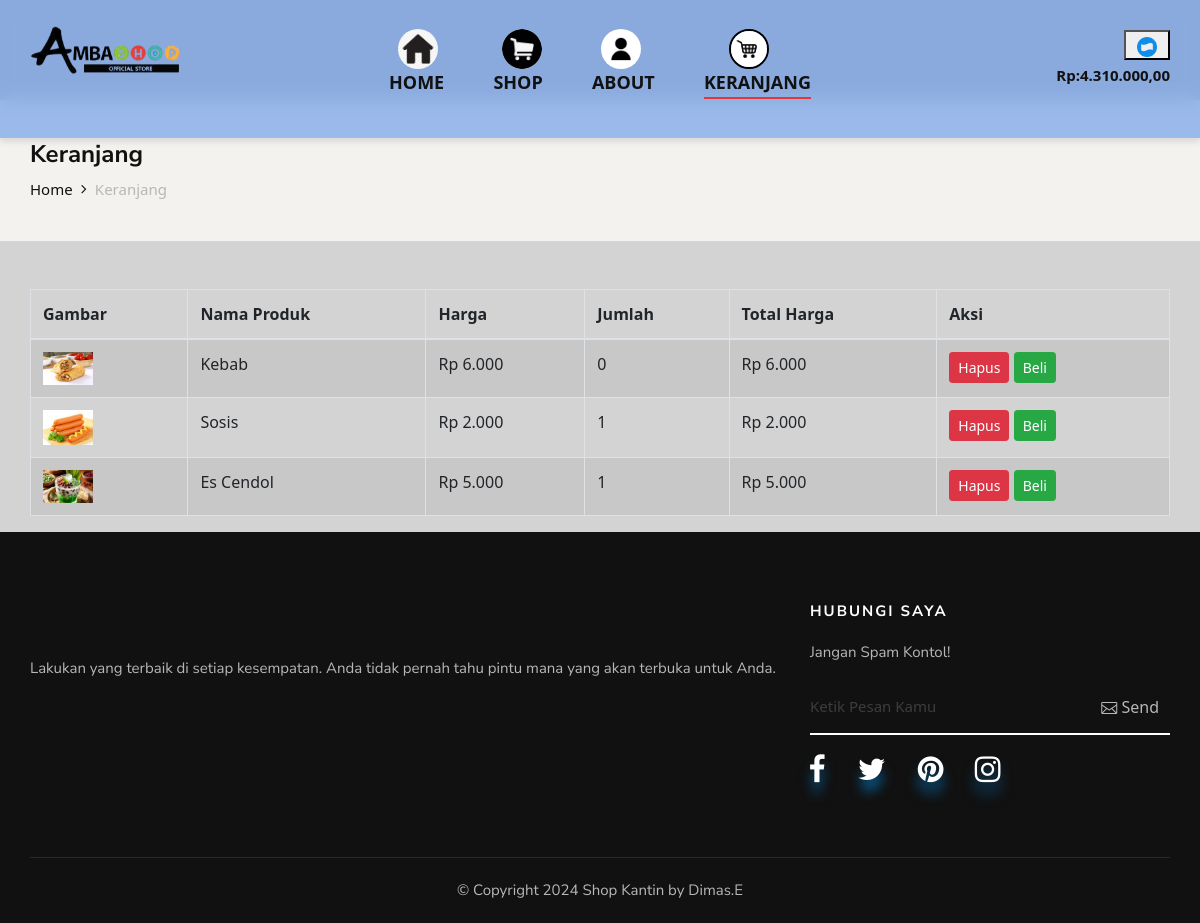
The page /User/keranjang.php (signed in) on the database its author committed.
### tables this page shows
CREATE TABLE `user` (
  `id` int NOT NULL,
  `nama` varchar(255) NOT NULL,
  `email` varchar(50) NOT NULL,
  `sandi` varchar(255) DEFAULT NULL,
  `alamat` text,
  `saldo_user` int NOT NULL DEFAULT '0',
  `profile_picture` varchar(255) DEFAULT NULL,
  `nomer` text
);

CREATE TABLE `keranjang` (
  `id` int NOT NULL,
  `user_id` int NOT NULL,
  `produk_id` int NOT NULL,
  `nama_produk` varchar(255) NOT NULL,
  `jenis_produk` varchar(100) NOT NULL,
  `harga` decimal(10,2) NOT NULL,
  `jumlah` int NOT NULL,
  `total_harga` decimal(10,2) NOT NULL,
  `status` enum('in_cart','purchased') DEFAULT 'in_cart',
  `created_at` timestamp NULL DEFAULT CURRENT_TIMESTAMP,
  `updated_at` timestamp NULL DEFAULT CURRENT_TIMESTAMP ON UPDATE CURRENT_TIMESTAMP
);

CREATE TABLE `penjualan` (
  `id` int NOT NULL,
  `jenis` text NOT NULL,
  `nama_produk` varchar(100) NOT NULL,
  `jumlah` int NOT NULL,
  `harga` decimal(15,2) NOT NULL,
  `total` int NOT NULL,
  `tanggal` date DEFAULT NULL,
  `gambar` varchar(255) DEFAULT NULL,
  `beli` int DEFAULT NULL
);

### php/user/keranjang_index.php (called while the page is built, shortened)
<?php
include '../connection/koneksi.php';
if (isset($_SESSION['user_id'])) {
    $userId = $_SESSION['user_id'];
    $result = mysqli_query($koneksi, "SELECT * FROM user WHERE id = $userId");
    if ($result) {
        $userData = mysqli_fetch_assoc($result);
    } else {
        echo "Error fetching user data.";
        exit;
    }
    $cart_query = "SELECT k.*, p.gambar, p.nama_produk, p.harga
    FROM keranjang k
    JOIN penjualan p ON k.produk_id = p.id
    WHERE k.user_id = ? AND k.status = 'in_cart'";
    $stmt = mysqli_prepare($koneksi, $cart_query);
    mysqli_stmt_bind_param($stmt, "i", $userId);
    mysqli_stmt_execute($stmt);
    $cart_result = mysqli_stmt_get_result($stmt);
} else {
    echo "Please log in.";
}
?>

### User/keranjang.php (the view, shortened to what this page needs)
<?php
include '../php/user/keranjang_index.php';
?>
<!DOCTYPE html>
<html lang="zxx">
<head>
    <link rel="stylesheet" href="../style/user/css/bootstrap.min.css" type="text/css">
    <link rel="stylesheet" href="../style/user/css/font-awesome.min.css" type="text/css">
    <link rel="stylesheet" href="../style/user/css/elegant-icons.css" type="text/css">
    <link rel="stylesheet" href="../style/user/css/magnific-popup.css" type="text/css">
    <link rel="stylesheet" href="../style/user/css/nice-select.css" type="text/css">
    <link rel="stylesheet" href="../style/user/css/owl.carousel.min.css" type="text/css">
    <link rel="stylesheet" href="../style/user/css/slicknav.min.css" type="text/css">
    <link rel="stylesheet" href="../style/user/css/style.css?v=3" type="text/css">
</head>
<body>
    <div class="header__logo">
                    </div>
    <header class="header">
        <div class="container">
            <div class="row">
                <div class="col-lg-3 col-md-3">
                <div class="logo">
    <a href="./home.php"><img src="../Assets/logo/produk.png" alt="Logo"></a>
</div>
                </div>
                <div class="col-lg-6 col-md-6">
                    <nav class="header__menu mobile-menu">
                        <ul>
                        <li>
        <a href="./home.php">
            <img src="../Assets/logo/home.png" alt="home" style="width: 40px; height: 40px;">
            HOME
        </a>
    </li>
    <li>
        <a href="./shop.php">
            <img src="../Assets/logo/shop.png" alt="shop" style="width: 40px; height: 40px;">
            SHOP
        </a>
    </li>
    <li>
        <a href="./contact.php">
            <img src="../Assets/logo/kontak.png" alt="kontak/about" style="width: 40px; height: 40px;">
            ABOUT
        </a>
    </li>
    <li class="active">
        <a href="./keranjang.php">
            <img src="../Assets/logo/keranjang.png" alt="keranjang" style="left: 25px; width: 40px; height: 40px;">
KERANJANG
        </a>
    </li>
                        </ul>
                    </nav>
                </div>
                <div class="col-lg-3 col-md-3">
                    <div class="header__nav__option">
                    <button popovertarget="saldo" ><img src="../Assets/logo/saldo.png" alt="saldo-isi" style="width:30px;"> </button>
                        <br>
                        <div class="price">Rp:<?php echo isset($userData['saldo_user']) ? number_format($userData['saldo_user'], 2, ',', '.') : '0,00'; ?></div>
                    </div>
                </div>
            </div>
        </div>
    </header>
    <section class="breadcrumb-option">
        <div class="container">
            <div class="row">
                <div class="col-lg-12">
                    <div class="breadcrumb__text">
                        <h4>Keranjang</h4>
                        <div class="breadcrumb__links">
                            <a href="./home.php">Home</a>
                            <span>Keranjang</span>
                        </div>
                    </div>
    </section>
<div class="container mt-5">
    <div class="row">
        <?php
        if (isset($cart_result) && $cart_result !== 'empty' && $cart_result !== 'not_logged_in') {
        ?>
            <div class="col-lg-12">
                <div class="table-responsive">
                    <table class="table table-bordered table-striped">
                        <thead>
                            <tr>
                                <th>Gambar</th>
                                <th>Nama Produk</th>
                                <th>Harga</th>
                                <th>Jumlah</th>
                                <th>Total Harga</th>
                                <th>Aksi</th>
                            </tr>
                        </thead>
                        <tbody>
                            <?php while ($row = mysqli_fetch_assoc($cart_result)): ?>
                                <tr>
                                    <td>
                                        <img src="../Assets/img_data/<?php echo $row['gambar']; ?>" alt="Gambar Produk" class="img-fluid" style="max-width: 50px; height: auto;">
                                    </td>
                                    <td><?php echo $row['nama_produk']; ?></td>
                                    <td>Rp <?php echo number_format($row['harga'], 0, ',', '.'); ?></td>
                                    <td><?php echo $row['jumlah']; ?></td>
                                    <td>Rp <?php echo number_format($row['total_harga'], 0, ',', '.'); ?></td>
                                    <td>
                                        <a href="../php/user/keranjang_proses.php?delete_id=<?php echo $row['id']; ?>" class="btn btn-danger btn-sm">Hapus</a>
                                        <a href="javascript:void(0);" class="btn btn-success btn-sm beli-btn" data-id="<?php echo $row['id']; ?>">Beli</a>
                                    </td>
                                </tr>
                            <?php endwhile; ?>
                        </tbody>
                    </table>
                </div>
            </div>
        <?php
        } else {
            if ($cart_result === 'empty') {
                echo '<h2 class="text-center text-danger py-4">Keranjang Anda Kosong</h2>';
            } elseif ($cart_result === 'not_logged_in') {
                echo '<h2 class="text-center text-danger py-4">Silakan login terlebih dahulu</h2>';
            }
        }
        ?>
    </div>
</div>
<footer class="footer">
    <div class="container">
        <div class="row">
            <div class="col-lg-8 col-md-6 col-sm-6">
                <div class="footer__about">
                    <div class="footer__logo">
                    </div>
                    <p>Lakukan yang terbaik di setiap kesempatan. Anda tidak pernah tahu pintu mana yang akan terbuka untuk Anda.</p>
                </div>
            </div>
            <div class="col-lg-4 col-md-6 col-sm-6">
                <div class="footer__widget">
                    <h6>Hubungi Saya</h6>
                    <div class="footer__newslatter">
                        <p>Jangan Spam Kontol!</p>
                        <form action="../php/user/email.php" method="post">
                            <input name="message" placeholder="Ketik Pesan Kamu" required>
                            <button type="submit"><span class="icon_mail_alt"></span> Send</button>
                        </form>
                        <div class="hero__social">
                            <a href="#"><i class="fa fa-facebook"></i></a>
                            <a href="#"><i class="fa fa-twitter"></i></a>
                            <a href="#"><i class="fa fa-pinterest"></i></a>
                            <a href="#"><i class="fa fa-instagram"></i></a>
                        </div>
                    </div>
                </div>
            </div>
        </div>
        <div class="row">
            <div class="col-lg-12">
                <div class="footer__copyright__text">
                    <p>
                        &copy; Copyright
                        Shop Kantin by Dimas.E
                    </p>
                </div>
            </div>
        </div>
    </div>
</footer>
        <?php include 'saldo.php'; ?>
</body>
</html>

### style/user/css/style.css (style rules this page uses)
html, body { height: 100%; font-family: "Nunito Sans", sans-serif; -webkit-font-smoothing: antialiased; scroll-behavior: smooth; }
h1, h2, h3, h4, h5, h6 { margin: 0; color: #111111; font-weight: 400; font-family: "Nunito Sans", sans-serif; }
h4 { font-size: 24px; }
h6 { font-size: 16px; }
p { font-size: 15px; font-family: "Nunito Sans", sans-serif; color: #3d3d3d; font-weight: 400; line-height: 25px; margin: 0 0 15px 0; }
img { max-width: 100%; }
ul, ol { padding: 0; margin: 0; }
.header { position: fixed; top: 0; z-index: 1000; width: 100%; box-shadow: 0 4px 6px rgba(0, 0, 0, 0.1); background: rgba(67, 130, 231, 0.5); backdrop-filter: blur(5px); transition: background 0.3s ease-in-out, backdrop-filter 0.3s ease-in-out; padding: 0; backdrop-filter: blur(9px); height: 15%; }
.logo { width: 150px; height: 100px; position: relative; animation: slideInFromLeft 1s ease forwards; }
.logo img { width: 100%; height: 100%; object-fit: contain; }
.header li a img { display: block; width: 30px; height: 40px; object-fit: cover; border-radius: 50%; filter: grayscale(0%); position: relative; left: 9px; transition: transform 0.3s ease, filter 0.3s ease, left 0.3s ease; }
.header li.active a img { border: 2px solid #000000; filter: grayscale(50%); }
.header__logo { display: flex; align-items: center; justify-content: center; padding-top: 100px; }
.header__menu { text-align: center; padding: 26px 0 25px; }
.header__menu ul li { list-style: none; display: inline-block; margin-right: 45px; position: relative; }
.header__menu ul li.active a:after { -webkit-transform: scale(1); -ms-transform: scale(1); transform: scale(1); }
.header__menu ul li:last-child { margin-right: 0; }
.header__menu ul li a { font-size: 18px; color: #111111; display: block; font-weight: 600; position: relative; padding: 3px 0; }
.header__menu ul li a:after { position: absolute; left: 0; bottom: 0; width: 100%; height: 2px; background: #e53637; content: ""; -webkit-transition: all, 0.5s; -o-transition: all, 0.5s; transition: all, 0.5s; -webkit-transform: scale(0); -ms-transform: scale(0); transform: scale(0); }
.header__nav__option { text-align: right; padding: 30px 0; }
.header__nav__option img { display: inline-block; position: relative; transition: transform 0.3s ease, filter 0.3s ease; }
.header__nav__option .price { font-size: 15px; color: #111111; font-weight: 700; display: inline-block; margin-left: -20px; position: relative; top: 3px; }
.hero__social { margin-top: 15px; transition: all 0.3s ease; }
.hero__social a { font-size: 25px; color: white; display: inline-block; margin-right: 32px; transform: scale(1.2); text-shadow: 0 10px 10px rgba(0, 142, 230, 0.5); }
.hero__social a:last-child { margin-right: 0; }
.footer { background: #111111; padding-top: 70px; }
.footer__about { margin-bottom: 30px; }
.footer__about .footer__logo { margin-bottom: 30px; }
.footer__about p { color: #b7b7b7; margin-bottom: 30px; }
.footer__widget { margin-bottom: 30px; }
.footer__widget h6 { color: #ffffff; font-size: 15px; font-weight: 700; text-transform: uppercase; letter-spacing: 2px; margin-bottom: 20px; }
.footer__widget .footer__newslatter p { color: #b7b7b7; }
.footer__widget .footer__newslatter form { position: relative; }
.footer__widget .footer__newslatter form input { width: 100%; font-size: 15px; color: #3d3d3d; background: transparent; border: none; padding: 15px 0; border-bottom: 2px solid #ffffff; }
.footer__widget .footer__newslatter form input::placeholder { color: #3d3d3d; }
.footer__widget .footer__newslatter form button { color: #b7b7b7; font-size: 16px; position: absolute; right: 5px; top: 0; height: 100%; background: transparent; border: none; }
.footer__copyright__text { border-top: 1px solid rgba(255, 255, 255, 0.1); padding: 20px 0; margin-top: 40px; position: relative; text-align: center }
.footer__copyright__text p { color: #b7b7b7; margin-bottom: 0; }
.breadcrumb-option { background: #f3f2ee; padding: 40px 0; }
.breadcrumb__text h4 { color: #111111; font-weight: 700; margin-bottom: 8px; }
.breadcrumb__links a { font-size: 15px; color: #111111; margin-right: 18px; display: inline-block; position: relative; }
.breadcrumb__links a:after { position: absolute; right: -14px; top: 0; content: ""; font-family: "FontAwesome"; }
.breadcrumb__links span { font-size: 15px; color: #b7b7b7; display: inline-block; }
@media only screen and (min-width: 1200px) { .container { max-width: 1170px; } }

### rows shown on the page
user: saldo_user "4.310.000,00"
keranjang: produk.gambar (picture), produk.nama_produk "Kebab", produk.harga "6.000", jumlah "0", total_harga "6.000"
keranjang: produk.gambar (picture), produk.nama_produk "Sosis", produk.harga "2.000", jumlah "1", total_harga "2.000"
keranjang: produk.gambar (picture), produk.nama_produk "Es Cendol", produk.harga "5.000", jumlah "1", total_harga "5.000"
